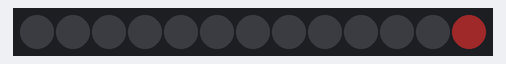
A sketch run on a simulated Arduino Uno, built with avr-gcc and run on an emulated ATmega328P. Shown: 13 RGB LEDs in strip order, left to right. Dim RGB values are drawn brighter than linear.

Above: at 0.66 s.
At 1.32 s:
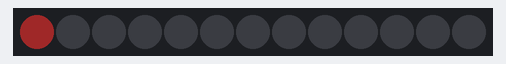

Measured:
- by itself, everything shown: repeats every 1.3 s, in 24 steps

The sketch:

LEDcode.ino
```cpp
#include <FastLED.h>

#define NUM_LEDS 13
#define LED_PIN 13

CRGB leds[NUM_LEDS];

void setup() {
  FastLED.addLeds<WS2812B, LED_PIN, GRB>(leds, NUM_LEDS);
  FastLED.setBrightness(50);
}

void loop() {

  for(int i = 0; i < NUM_LEDS; i++) {
    leds[i] = CRGB::Brown;
    FastLED.show();
    delay(50);
    leds[i] = CRGB::Black;
  }

  for(int i = NUM_LEDS - 1; i >= 0; i--) {
    leds[i] = CRGB::Brown;
    FastLED.show();
    delay(50);
    leds[i] = CRGB::Black;
  }
  //leds[0] = CRGB::Amethyst;
  //leds[1] = CRGB::Amethyst;
  //FastLED.show();
}
```
